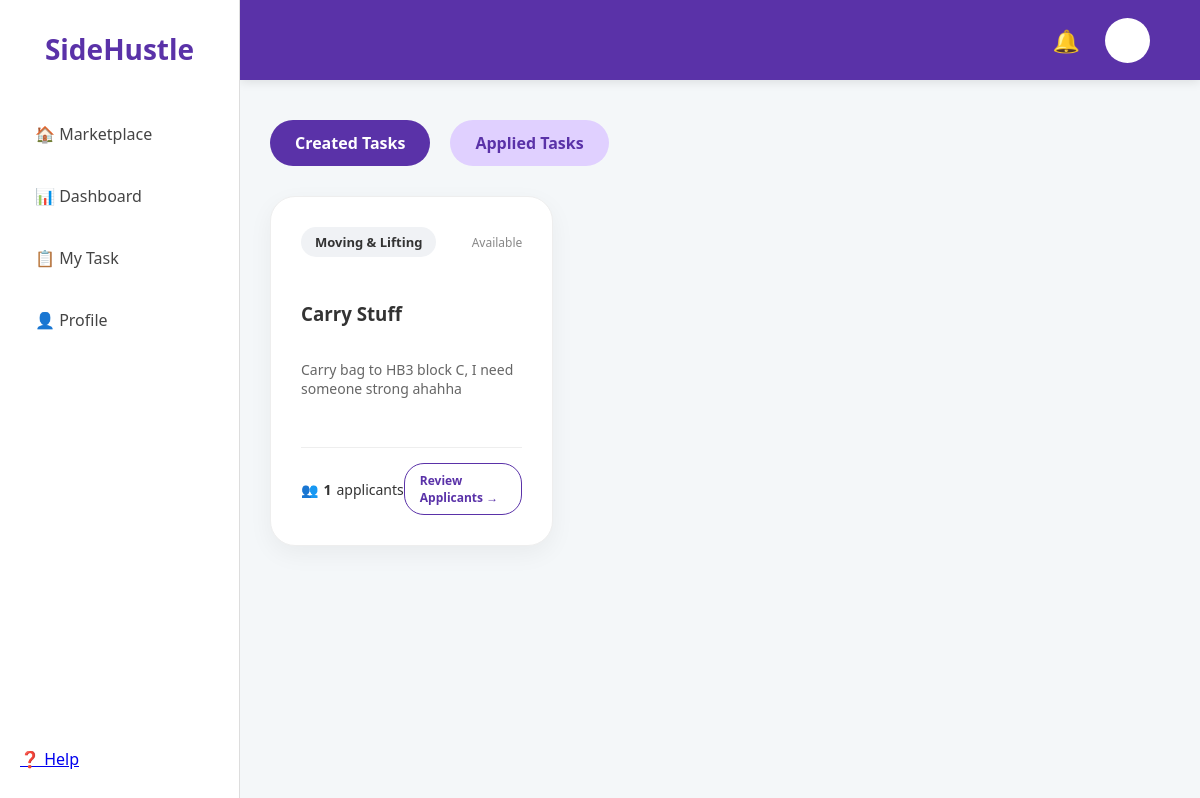
/my_task (signed in), run on an earlier commit of the app's database.
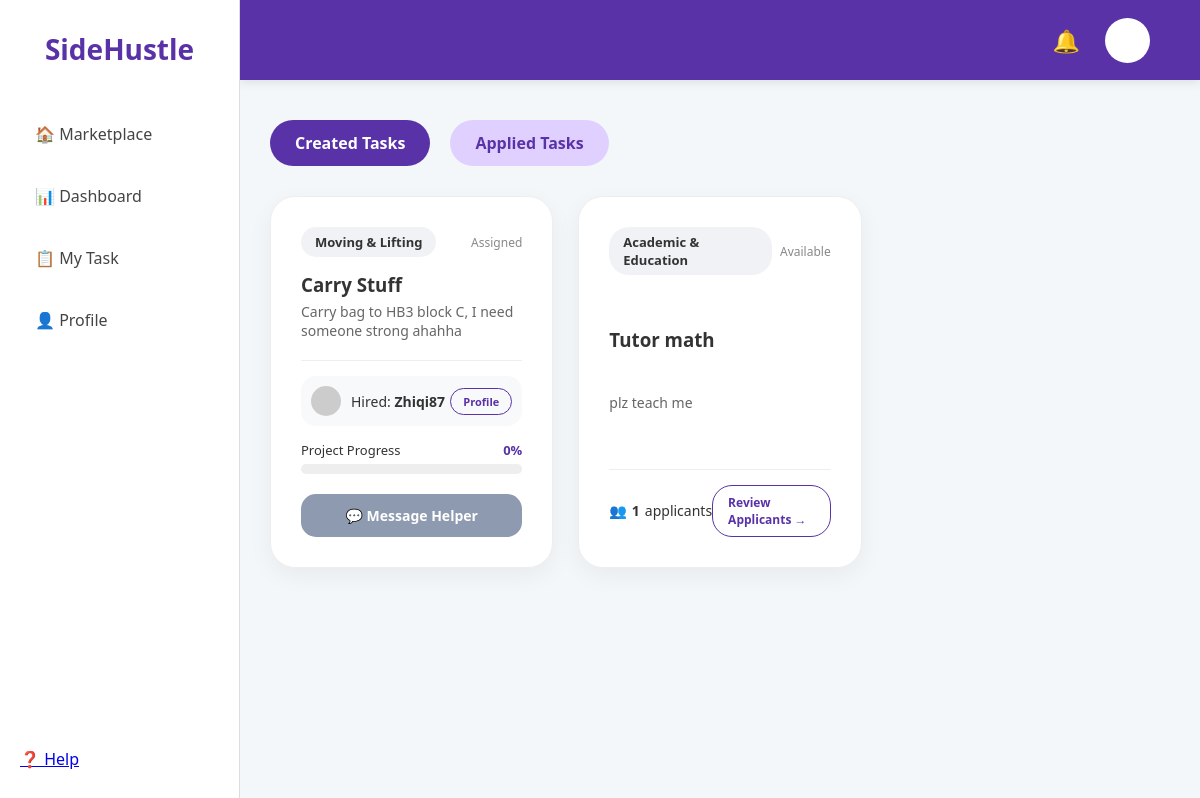
And on a later commit of the database.
### app.py (models this page shows)
class Task(db.Model):
    id = db.Column(db.Integer, primary_key=True)
    title = db.Column(db.String(100), nullable=False)
    price = db.Column(db.Float, nullable=False)
    description = db.Column(db.Text, nullable=False)
    category = db.Column(db.String(50), nullable=False)
    status = db.Column(db.String(20), default='Available')
    user = db.Column(db.String(50), default='Ali')
    rating = db.Column(db.Float, default=4.9)
    urgent = db.Column(db.Boolean, default=False)
    deadline = db.Column(db.String(50))
    capacity = db.Column(db.Integer, default=1)
    tasker = db.Column(db.String(50)) # Stores the username of the person hired
    progress = db.Column(db.Integer, default=0) # Stores 0, 25, 50, 75, or 100
    def get_applicant_count(self):
        return Application.query.filter_by(task_id=self.id).count()

### app.py (the view)
@app.route('/my_task')
def my_task():
    if 'user_id' not in session:
        return redirect(url_for('login'))
    current_user = User.query.get(session['user_id'])
    view = request.args.get('view', 'created')
    created_tasks = Task.query.filter_by(user=current_user.username).all()
    applications = Application.query.filter_by(applicant_username=current_user.username).all()
    applied_tasks = [Task.query.get(app.task_id) for app in applications]
    return render_template('my_task.html',
                           created=created_tasks,
                           applied=applied_tasks,
                           view=view, # Pass 'view' to HTML
                           user=current_user)

### templates/my_task.html (shortened to what this page needs)
<!DOCTYPE html>
<html>
<head>
    <link rel="stylesheet" href="{{ url_for('static', filename='style.css') }}">
</head>
<body>
    <div class="main-layout">
        <div class="sidebar">
            <div class="sidebar-top">
                <h2>SideHustle</h2>
                <div class="sidebar-menu">
                    <a href="{{ url_for('marketplace') }}">🏠 Marketplace</a>
                    <a href="/dashboard">📊 Dashboard</a>
                    <a href="{{ url_for('my_task') }}">📋 My Task</a>
                    <a href="#">👤 Profile</a>
                </div>
            </div>
            <div class="sidebar-bottom">
                <a href="#" class="menu-item">❓ Help</a>
            </div>
        </div>
        <div class="top-nav">
            <div class="nav-icons">
                <span>🔔</span>
                <div class="profile-circle"></div>
            </div>
        </div>
        <div class="content">
            <div class="task-tabs">
                <a href="{{ url_for('my_task', view='created') }}"
                class="tab-btn {% if view == 'created' %}active{% endif %}">Created Tasks</a>
                <a href="{{ url_for('my_task', view='applied') }}"
                class="tab-btn {% if view == 'applied' %}active{% endif %}">Applied Tasks</a>
            </div>
            <div class="task-grid">
                {% if view == 'created' %}
                    {% for task in created %}
                        <div class="card">
                            <div class="card-header">
                                <span class="tag">{{ task.category }}</span>
                                <span class="status-text">{{ task.status }}</span>
                            </div>
                            <h3>{{ task.title }}</h3>
                            <p style="color: #666; font-size: 14px; margin-top: 5px;">
                                {{ task.description }}
                            </p>
                            <div class="card-footer" style="margin-top: 20px; border-top: 1px solid #eee; padding-top: 15px;">
                                {% if not task.tasker %}
                                    <div style="display: flex; align-items: center; gap: 5px;">
                                        <span>👥</span>
                                        <strong>{{ task.get_applicant_count() }}</strong> applicants
                                    </div>
                                    <a href="{{ url_for('view_applicants', task_id=task.id) }}" class="btn-outline">Review Applicants →</a>
                                {% else %}
                                    <div style="width: 100%;">
                                        <div class="hired-info-box">
                                            <div class="user-meta">
                                                <div class="mini-profile"></div>
                                                <span>Hired: <strong>{{ task.tasker }}</strong></span>
                                            </div>
                                            <a href="#" class="btn-outline" style="padding: 5px 12px; font-size: 11px;">Profile</a>
                                        </div>
                                        <div class="progress-header">
                                            <span>Project Progress</span>
                                            <span class="progress-percent">{{ task.progress }}%</span>
                                        </div>
                                        <div class="progress-bar">
                                        </div>
                                        <a href="#" class="btn-primary btn-message">
                                            💬 Message Helper
                                        </a>
                                    </div>
                                {% endif %}
                            </div>
                        </div>
                    {% endfor %}
                {% endif %}
            </div>
        </div>
    </div>
</body>
</html>

### static/style.css (style rules this page uses)
* { box-sizing: border-box; margin: 0; padding: 0; }
body { font-family: 'Segoe UI', Roboto, Helvetica, Arial, sans-serif; background-color: #f4f7f9; color: #333; overflow-x: hidden; }
.main-layout { display: flex; }
.sidebar { width: 240px; height: 100vh; background: white; border-right: 1px solid #ddd; position: fixed; top: 0; left: 0; display: flex; flex-direction: column; justify-content: space-between; padding: 30px 20px; z-index: 3000; }
.sidebar h2 { color: #5a32a8; font-size: 28px; margin-bottom: 40px; text-align: center; }
.sidebar-menu a { display: block; padding: 15px; text-decoration: none; color: #444; font-weight: 500; border-radius: 12px; margin-bottom: 10px; transition: 0.3s; }
.top-nav { position: fixed; top: 0; left: 240px; right: 0; height: 80px; background-color: #5a32a8; display: flex; justify-content: flex-end; align-items: center; padding: 0 50px; z-index: 2000; box-shadow: 0 2px 10px rgba(0,0,0,0.1); }
.nav-icons { display: flex; align-items: center; gap: 25px; color: white; font-size: 22px; }
.profile-circle { width: 45px; height: 45px; background: white; border-radius: 50%; border: 2px solid rgba(255,255,255,0.3); cursor: pointer; }
.content { margin-left: 240px; margin-top: 80px; padding: 40px 30px; width: calc(100% - 240px); box-sizing: border-box; }
.task-grid { display: grid; grid-template-columns: repeat(3, 1fr); gap: 25px; margin-top: 20px; width: 100%; max-width: 1100px; }
.card { background: white; border-radius: 25px; padding: 30px; border: 1px solid #eee; box-shadow: 0 8px 24px rgba(0,0,0,0.05); display: flex; flex-direction: column; justify-content: space-between; min-height: 350px; }
.tag { display: inline-block; padding: 6px 14px; border-radius: 20px; font-size: 13px; font-weight: bold; background: #f0f2f5; margin-right: 8px; }
.btn-primary { display: block; width: 100%; background: #5a32a8; color: white; padding: 16px; text-align: center; border-radius: 15px; text-decoration: none; font-weight: bold; border: none; margin-top: 20px; cursor: pointer; transition: 0.2s; }
.task-tabs { display: flex; gap: 20px; margin-bottom: 30px; }
.tab-btn { text-decoration: none; padding: 12px 25px; border-radius: 30px; background: #e0d0ff; color: #5a32a8; font-weight: bold; transition: 0.3s; }
.tab-btn.active { background: #5a32a8; color: white; }
.card-header { display: flex; justify-content: space-between; align-items: center; margin-bottom: 15px; }
.status-text { font-size: 12px; color: #888; }
.card-footer { display: flex; justify-content: space-between; align-items: center; margin-top: auto; font-size: 14px; }
.progress-bar { width: 100%; height: 10px; background: #eee; border-radius: 10px; overflow: hidden; }
.btn-outline { text-decoration: none; padding: 8px 15px; border: 1.5px solid #5a32a8; color: #5a32a8; border-radius: 20px; font-size: 12px; font-weight: bold; }
.mini-profile { width: 25px; height: 25px; background: #ccc; border-radius: 50%; }
.hired-info-box { display: flex; align-items: center; justify-content: space-between; margin-bottom: 15px; background: #f8f9fa; padding: 10px; border-radius: 15px; }
.user-meta { display: flex; align-items: center; gap: 10px; font-size: 14px; }
.progress-header { display: flex; justify-content: space-between; margin-bottom: 5px; font-size: 13px; }
.progress-percent { color: #5a32a8; font-weight: bold; }
.btn-message { background-color: #8e9aaf !important; font-size: 14px; padding: 12px; }
.mini-profile { width: 30px; height: 30px; background: #ccc; border-radius: 50%; flex-shrink: 0; }

What changed in the data, as far as the page shows it:
changed Task "Carry Stuff": status "Available" → "Assigned"; tasker (not shown) → "Zhiqi87"; progress (not shown) → "0"; get_applicant_count "1" → (not shown); tasker "👥 applicants Review Applicants →" → "Hired: Profile Project Progress % 💬 Message Helper"
added Task: category "Academic & Education", status "Available", title "Tutor math", description "plz teach me", get_applicant_count "1"
